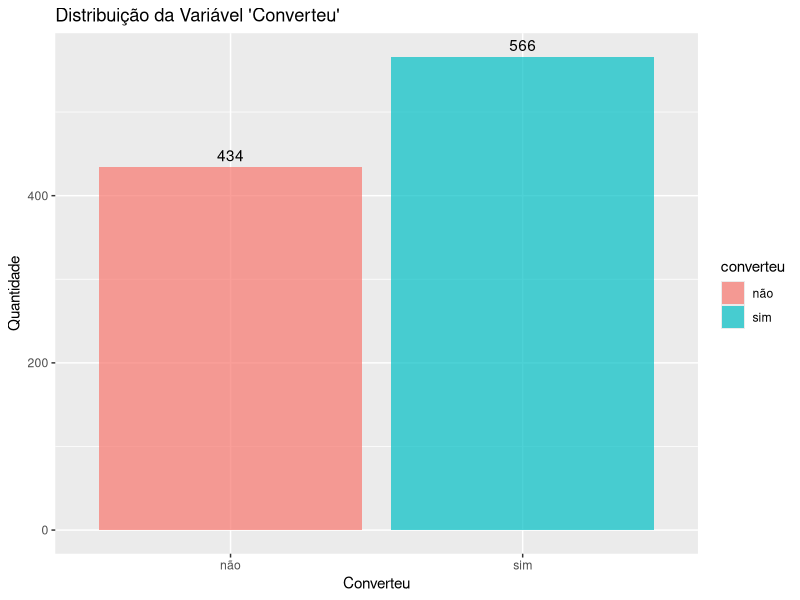
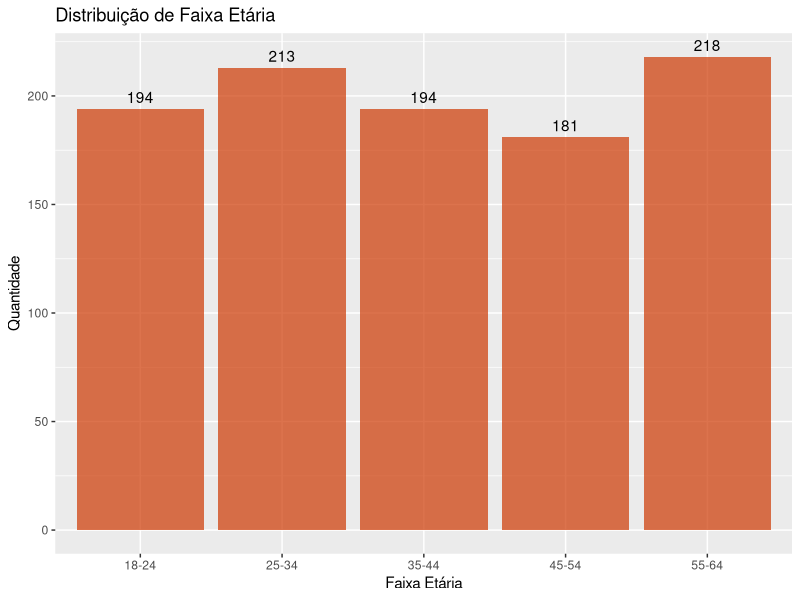
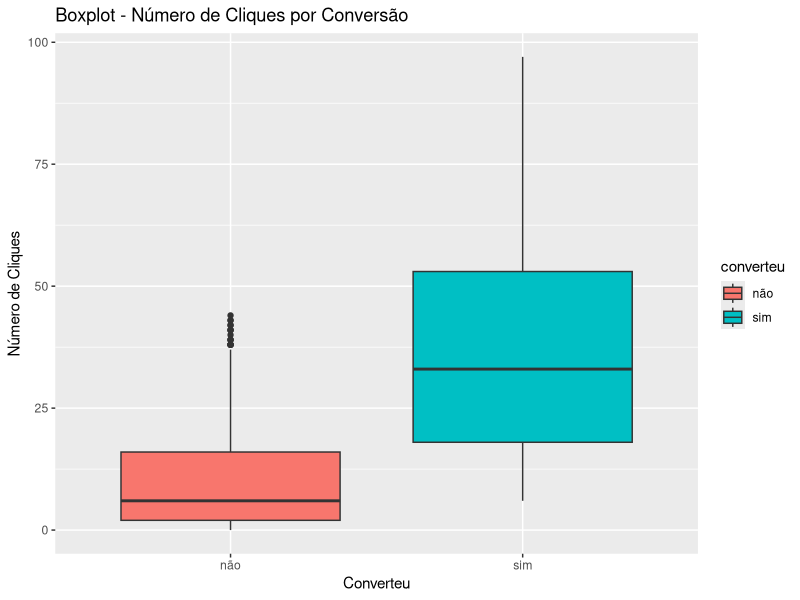
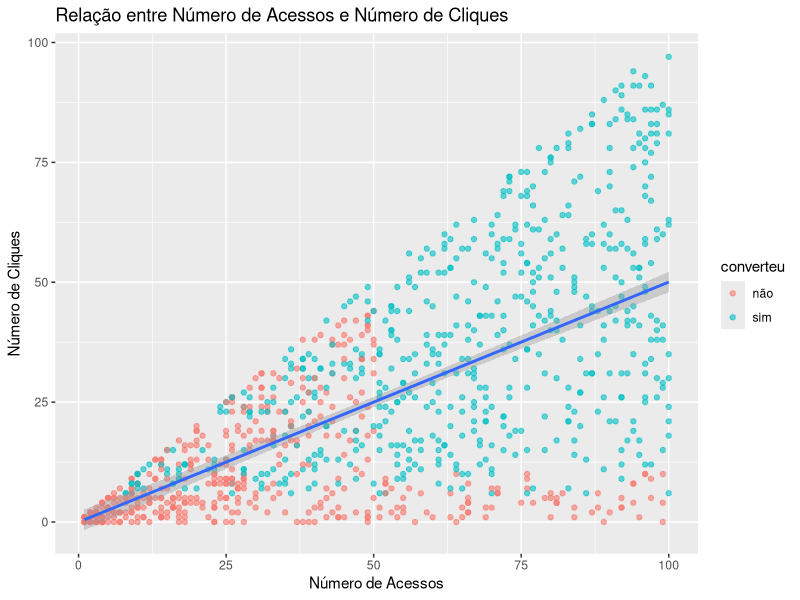
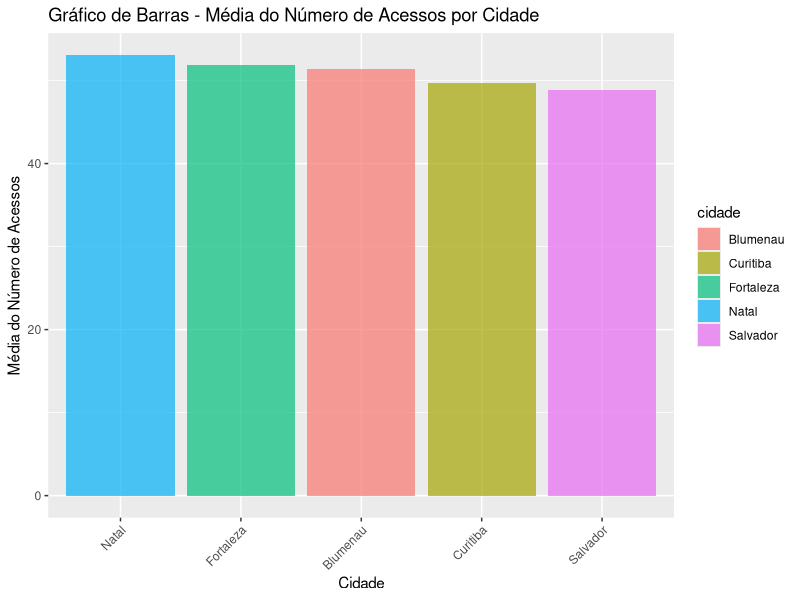

R code for these plots, in order:
# Estudo de Caso - Projeto BigDataNaPratica (Machine Learning)

# Configurando o diretório de trabalho
setwd("C:/Users/Julia/Desktop/CienciaDeDados/1.Big-Data-Analytics-com-R-e-Microsoft-Azure-Machine-Learning/11-Projeto-BigDataNaPratica-Machine_Learning_em_Marketing_Digital-Prevendo_N_Usuarios_Convertidos")
getwd()




# Carregando pacotes

library(tidyverse) # manipulação de dados
library(dplyr)     # manipulação de dados
library(corrplot)  # criar gráfico de mapa de correlação
library(ggplot2)   # criar outros gráficos (especificamente de dispersão)
library(caret)     # usado em tarefas de classificação e regressão para simplificar o processo de treinamento de modelos




##########       Projeto Machine Learning em Marketing Digital - Prevendo Número de Usuários Convertidos       ########## 


# -> Utilizando Classificação Linear Múltipla


# -> Pergunta de Negócio: Um lead será convertido? Sim ou não? Qual a probabilidade?
#    (diferente do projeto regressão, agora não queremos mais saber quantos usuários serão convertidos, queremos apenas
#     saber se vai ser convertido, sim ou não e a probabilidade)

# - O fato do "sim ou não" está no problema de negócio indica que iremos prever uma classe ou categoria e por isso
#   usaremos um algoritimo de Classificação.

# - Podemos perceber também que a pergunta de negócio pede a probabilidade e a probabilidade é um número.
#   Por que não usar regressão?
#   Aqui entra o "detalhe" da Classificação, iremos usar um algoritimo que vai permitir a previsão do "sim ou não", 
#   entretanto este algoritimo entrega uma informação a mais que é justamente a probabilidade disso acontecer.

# - Portanto quando for feita a previsão, iremos dizer:
#   "com base nessas características, esse lead vai ou não converter e isso vai acontecer com X% de probabilidade".


#### Carrega o dataset original ####

dados <- as.data.frame(read_csv("dataset_classificacao.csv"))
head(dados)
View(dados)

# - Observando os dados, podemos constatar que cada linha é um lead (possível usuário) com seus dados pessoais e com a 
#   informação se comprou ou não (variável "converteu").

# - Como podemos perceber, temos uma variável chamada "cor_da_pele" e isso implica em uma questão moral:
#   "podemos prever se o usuário vai ou não comprar o produto considerando a pele do usuário?". Não podemos.
# - Para este modelo e para não criarmos um modelo discriminatório, foi decidido com base na lei geral de proteção
#   dados que não iremos utilizar esta variável e iremos remove-la.

# - E quanto a questão da variável faixa etária? Podemos utilizar?
#   Se ao invés de faixa etária, tivéssemos a idade exata poderíamos também criar um modelo discriminatório, porém
#   não é o caso. (a dica é que quando se tem a variável com idade exata, convertar a variável idade para faixa_etaria)


# Remove a variável
dados$cor_da_pele <- NULL



#### Análise Exploratória dos Dados ####


# Tipos dos dados
str(dados)

# Sumário (variáveis numéricas)
summary(dados)


## Gráficos (para analisar como os dados estão organizados)


# Gráfico de barras

# - Exibe a distribuição da variável alvo "converte" (diz a qtd de sim e a qtd de não)
# - Podemos constatar que o "SIM" tem uma quantidade maior que o "NÃO", porém como podemos ver no grafico, a diferença não é
#   tão grande. Se a diferença fosse muito alto, teríamos que aplicar uma técnica de 'balanceamento de classe' antes de treinar
#   o modelo.

ggplot(dados, aes(x = converteu)) +
  geom_bar(aes(fill = converteu), alpha = 0.7) +
  geom_text(stat = 'count', aes(label = after_stat(count), vjust = -0.5)) +  # exibe o valor da qtd
  ggtitle("Distribuição da Variável 'Converteu'") +
  xlab("Converteu") +
  ylab("Quantidade")


# - Exibe a distribuição da variável "faixa_etaria" (diz a qtd de cada faixa etária)

ggplot(dados, aes(x = faixa_etaria)) +
  geom_bar(fill = "orangered3", alpha = 0.7) +
  geom_text(stat = 'count', aes(label = after_stat(count), vjust = -0.5)) +  # exibe o valor da qtd
  ggtitle("Distribuição de Faixa Etária") +
  xlab("Faixa Etária") +
  ylab("Quantidade")


# Boxplot

# - Olhando para caixa da classe do SIM podemos obsrevar uma grande quantidade de valores (numero_cliques) dentro da caixa,
#   o que indica que provavelmente temos uma relação de numero_cliques e se converteu ou não.
# - Olhando para caixa da classe NÃO, podemos constatar que a mediana (linha no meio) é muito menor do que a mediana da caixa 
#   do SIM, o que indica claramente que o numero_cliques tem uma relação direta com o fato do usuária converter ou não.
# - Pontos fora da caixa do NÃO indicam valores outliers.

ggplot(dados, aes(x = converteu, y = numero_cliques, fill = converteu)) +
  geom_boxplot() +
  ggtitle("Boxplot - Número de Cliques por Conversão") +
  xlab("Converteu") +
  ylab("Número de Cliques")


# Gráfico de Dispersão

# - Gráfico que mostra a relação entre duas variáveis numéricas (quantitativas)
# - Acrescentamos também mais informações ao gráfico como o acréscimo dos dados da variável converteu
# - E também foi adicionado a linha azul de confiança juntamente com intervalo de confiança (método usado lm)
# - Observando o gráfico podemos ver que quando aumenta o numero_acessos, aumenta o numero_cliques

ggplot(dados, aes(x = numero_acessos, y = numero_cliques)) +
  geom_point(aes(color = converteu), alpha = 0.6) +
  geom_smooth(method = 'lm') +
  ggtitle("Relação entre Número de Acessos e Número de Cliques") +
  xlab("Número de Acessos") +
  ylab("Número de Cliques")



## Sumarizar dados para obter a média do número de acessos por cidade

dados_sumarizados <- aggregate(numero_acessos ~ cidade, data = dados, FUN = mean)
dados_sumarizados
  
dados_suma <- 
  dados %>% 
  group_by(cidade) %>% 
  summarize(numero_acessos = mean(numero_acessos))
dados_suma  


## Gráfico de Barras com dados sumarizados

# - Exibe a média do número de acesso por cidade

ggplot(dados_sumarizados, aes(x = reorder(cidade, -numero_acessos), y = numero_acessos)) + # reorder
  geom_bar(stat = 'identity', aes(fill = cidade), alpha = 0.7) +
  ggtitle("Gráfico de Barras - Média do Número de Acessos por Cidade") +
  xlab("Cidade") +
  ylab("Média do Número de Acessos") +
  theme(axis.text.x = element_text(angle = 45, hjust = 1))





##### Pré-Processamento e Encoding de Variáveis Categóricas #####

# - O que é Encoding de Variáveis Categóricas

# - Observando nosso dados podemos perceber que temos duas variáveis quantitativas e todas as outras variáveis são categóricas.
#   E lembrando que Machine Learning é matemática, como fazer matemática com palavras (variáveis categóricas) ?

# - Logo não podemos criar um modelo de Machine Learning com dados do tipo texto, por isso temos que codificar (encoding) estas
#   variáveis. Teremos que converter nossas variaveis categoricas para sua representação numérica. Ou seja, iremos transformar
#   o dado sem mudar a informação.

# - Exemplificando: qual o dado variável Cidade da primeira linha? A respota é conforme olhamos nos dados é Curitiba.
#   Então o que podemos fazer com a variável cidade ? Podemos substituir Curitiba por pelo nº 0, outra cidade pelo nº 1 e seguir
#   desta forma para os demais nomes de cidades. Com isso mudamos o dado sem perder a informação.

set.seed(42)

?createDataPartition

# - Antes de aplicarmos o encoding precisamos usar a função createDataPartition para poder particionar os dados e dividi-los em
#   amostras de treino e teste.
#   Quando aplicamos transformação ou pré processamento, em geral você faz isso com amostras diferentes de treino e teste.

# - O ideal é primeiro dividir em treino e teste e depois aplicar o processo de transformação, processamento e assim por diante.
#   Não é obrigatório. Em geral divide primeiro e depois aplica.

# - Iremos fazer a divisão com base na variável alvo, por que se não usar a variável alvo como critéria de divisão, poderiamos
#   colocar todos os registros de SIM em treino e todos de NAO em teste. E precisamos dividir de maneira aleatória.
#   Por isso foi usado a variável converteu como critério de separação.

# - p = 0.75 significa que 75% dos dados vão para a amostra de treino e o restante para amostra de teste. Sem formato de lista.

# Dividindo os dados em treino e teste
indices <- createDataPartition(dados$converteu, p = 0.75, list = FALSE)  

treino <- dados[indices, ]
teste <- dados[-indices, ]


# Visualiza os dados e tipos de dados
View(treino)
View(teste)
str(treino)
str(teste)


# -> Uma das formas de aplicar o encoding é utilizar a funcao as.factor()
#    Em python nao existe as.factor e vai ficar apenas o "0 ou 1". No R ele mantém o "texto".

# -> Em alguns algoritimos de Machine Learning não podemos utilizar apenas o as.factor e teremos que fazer a conversão de 
#    maneira explícita.


# Aplicando label encoding na variável alvo (converteu)
treino$converteu <- as.factor(treino$converteu)
teste$converteu <- as.factor(teste$converteu)

View(treino)
str(treino)
str(teste)


# Aplicando label encoding nas demais variáveis categóricas
treino$faixa_etaria <- as.factor(treino$faixa_etaria)
treino$cidade <- as.factor(treino$cidade)
treino$navegador_web <- as.factor(treino$navegador_web)

teste$faixa_etaria <- as.factor(teste$faixa_etaria)
teste$cidade <- as.factor(teste$cidade)
teste$navegador_web <- as.factor(teste$navegador_web)

View(treino)
str(treino)
str(teste)



##### Modelagem Preditiva #####


# -> Modelo utilizando Algoritmo de Regressão Logística (que é basicamente um algoritmo de classificação).
#    Ele entrega de fato uma previsão de classe.

# -> Importante não confundir Regressão Logística (prever classe/categoria) com Regressão Linear (prever valor numérico).


## Versão 1 (usando função glm para prever um valor numérico que ao final conseguiremos interpretar como classe/categoria)

modelo_v1 <- glm(data = treino, converteu ~ ., family = binomial(link = 'logit')) 

# lado esq do '~' utilizamos a variável alvo enquanto do lado direito do '~' colocamos as var preditoras.
# O '.' indica que vamos usar todas as variáveis do dataset.
# O family é a 'família' do glm(), neste caso utilizamos a 'binomial' pq ela entrega como resultado uma classe ou categoria.
# Estamos utilizando a 'família binomia' com o 'logit' porque é este 'logit' que entrega o número que irá sair na previsão.
# Poderíamos utilizar a 'multiclasse' quando entregamos várias classes.


summary(modelo_v1)

# Deviance Residuals: 
#     Min        1Q    Median        3Q       Max  
# -2.74429  -0.24418   0.00572   0.20703   2.26234  

# Coefficients:
#                      Estimate Std. Error z value Pr(>|z|)    
# (Intercept)          -8.15188    0.86818  -9.390  < 2e-16 ***
# numero_acessos        0.06397    0.00720   8.884  < 2e-16 ***
# numero_cliques        0.16320    0.01645   9.918  < 2e-16 ***
# faixa_etaria25-34     4.95394    0.61002   8.121 4.62e-16 ***
# faixa_etaria35-44     5.26812    0.64366   8.185 2.73e-16 ***
# faixa_etaria45-54     0.62731    0.48849   1.284    0.199    
# faixa_etaria55-64    -0.09947    0.46198  -0.215    0.830    
# cidadeCuritiba       -0.51948    0.46393  -1.120    0.263    
# cidadeFortaleza      -0.35657    0.42570  -0.838    0.402    
# cidadeNatal          -0.01710    0.44780  -0.038    0.970    
# cidadeSalvador        0.53860    0.43424   1.240    0.215    
# navegador_webEdge     0.59578    0.38128   1.563    0.118    
# navegador_webFirefox  0.28220    0.39775   0.709    0.478    
# navegador_webSafari   0.62325    0.39910   1.562    0.118    

# Null deviance: 1028.02  on 750  degrees of freedom
# Residual deviance:  340.81  on 737  degrees of freedom
# AIC: 368.81

# Number of Fisher Scoring iterations: 7

## Interpretação

# - Podemos notar que para prever a variável alvo 'converteu', poderemos usar 'numero_acessos', 'numero_cliques', 
#   'faixa_etaria25-34' e faixa_etaria35-44' pois estas tem um valor-p menor que 0.05.
#   As outras variáveis não são estatisticamente significante para prever a variável alvo.

# - Quanto menor o deviance residual em comparação com o deviance nulo, melhor o ajuste do modelo.

# - O AIC é um critério de informação usado para comparar modelos. Quanto menor o valor do AIC, melhor o ajuste do modelo.
#   Ele leva em consideração o ajuste do modelo e o número de variáveis no modelo.

# - Number of Fisher Scoring iterations: Indica o número de iterações necessárias para ajustar o modelo. Normalmente, um
#   número maior de iterações pode indicar que o modelo teve dificuldade em convergir.


## Fazendo Previsões no conjunto de teste
#  (O conjunto de treino é usado para treinar o modelo, enquanto o conjunto de teste é usado para avaliar o desempenho do modelo.)
previsoes_prob <- predict(modelo_v1, newdata = teste, type = 'response')
previsoes_prob

# Pegando os valores acima e realizando um ifelse indicando que se o valor for > 0.5 a previsao é 'sim', se não é 'não'
previsoes_classe <- ifelse(previsoes_prob > 0.5, 'sim', 'não')
previsoes_classe


## Criando a Matriz de confusão

# - Matriz de confusão é uma ferramenta fundamental na avaliação do desempenho de algoritmos de classificação em machine learning. 
#   Ela é criada para ajudar a entender o quão bem o modelo está fazendo previsões e classificando corretamente as amostras de dados
#   em diferentes classes. A matriz de confusão é especialmente útil quando se trabalha com problemas de classificação binária, 
#   onde você está tentando prever se algo pertence a uma de duas classes, como "sim" ou "não", "positivo" ou "negativo",
#   "spam" ou "não spam" entre outras.

matriz_confusao <- confusionMatrix(as.factor(previsoes_classe), teste$converteu)
matriz_confusao

#           Reference
# Prediction não sim
#        não  93  11
#        sim  15 130

#               Accuracy : 0.8956          
#                 95% CI : (0.8508, 0.9306)
#    No Information Rate : 0.5663          
#    P-Value [Acc > NIR] : <2e-16          

#                  Kappa : 0.7865          

# Mcnemar's Test P-Value : 0.5563          
                                          
#            Sensitivity : 0.8611          
#            Specificity : 0.9220          
#         Pos Pred Value : 0.8942          
#         Neg Pred Value : 0.8966          
#             Prevalence : 0.4337          
#         Detection Rate : 0.3735          
#   Detection Prevalence : 0.4177          
#      Balanced Accuracy : 0.8915          
                                          
#       'Positive' Class : não

## Interpretando

# Reference: O modelo fez 130 previsões corretas de "sim" (verdadeiros positivos).
#            O modelo fez 93 previsões corretas de "não".
#            Os valores ao lado são os erros. Logo uma diagonal são com os acertos e a outra diagonal são com os erros.

# Accuracy: taxa de erro (vai de 0 a 1), quanto for maior é melhor. Indica que ele está correto em 89,56% das previsões.

# Sensitivity (Sensibilidade): Também chamada de taxa de verdadeiros positivos, é a capacidade do modelo de identificar
# corretamente os casos positivos (leads que convertem). Neste caso, a sensibilidade é de 0.8611, ou seja, o modelo
# identifica corretamente 86,11% dos leads que convertem.

# Specificity (Especificidade): É a capacidade do modelo de identificar corretamente os casos negativos (leads que não 
# convertem). Neste caso, a especificidade é de 0.9220, indicando que o modelo identifica corretamente 92,20% dos leads que
# não convertem.

# 'Positive' Class : As métricas na matriz de confusão, como sensibilidade, especificidade, valor preditivo positivo e valor
# preditivo negativo, são calculadas com base na classe "não converteram" como a classe positiva. 



## Métrica de Avaliação (mesmo valor encontrado em matriz_confusao)
acuracia <- sum(diag(matriz_confusao$table)) / sum(matriz_confusao$table)
acuracia


# - Até aqui...
#  -> foi criado a v1 do modelo no dataset 'teste' utilizando Regressão Logística e foi feita a interpretação do seu resultado..
#  -> foi criado a as previsões no dataset 'treino' utilizando o modelo v1.
#  -> foi criado a matriz de confusão para avaliar o desempenho e foi feita a interpretação do seu resultado.


## Agora vamos observar novamente o sumário do modelo_v1

summary(modelo_v1)

# - Observando o sumário de modelo_v1 constatamos que além das variáveis "numero_acessos" e "numero_cliques", duas classes/categorias
#   da variável "faixa_etaria" são significantes para modelo, enquanto outras 2 classes não são. E agora como aplicar codificação 
#   quando cada classe/categoria da variável "faixa_etaria" aparece como uma variável ?

# - O correto seria mantermos "faixa_etaria" no dataset? Sim ou não?

# - Usando como regra que sempre temos que manter no nosso modelo as variáveis significativas e remover as que não são e 
#   tecnicamente falando o correto seria manter apenas as 2 classes/categorias que são estatisticamente. Então a resposta seria sim.
#   Mas teríamos um novo problema, estaríamos tornando nosso modelo tendencioso (neste caso de acordo com a idade da pessoa).
#   Por isso a importância de sempre compreender os dados em que estamos trabalhando.

# - Logo aqui os mais prudente então é remover toda a variável "faixa_etaria".
















































